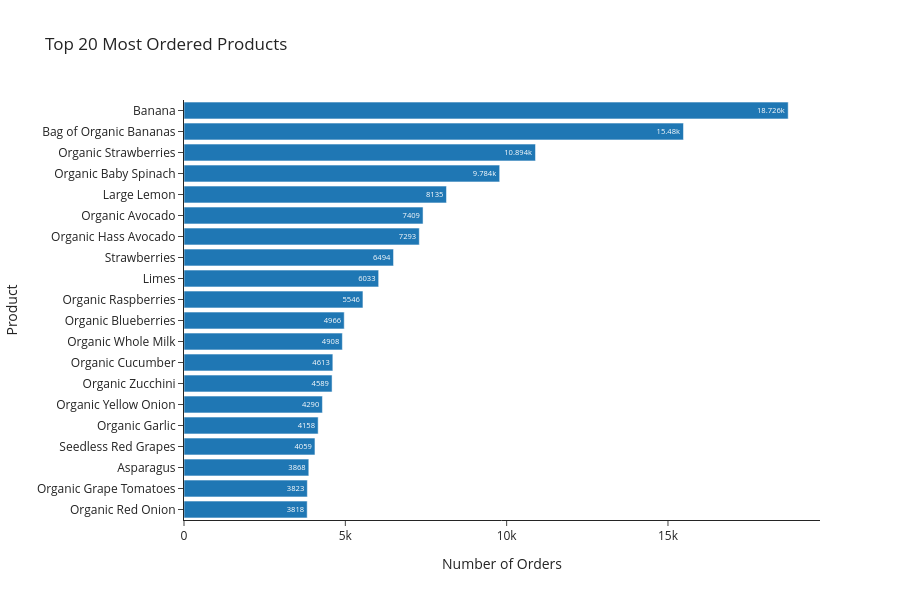

The cell this chart's notebook holds for it:
### Markdown cell above
Which individual products carry the most volume? `value_counts()` on
`product_name` gives us the unit-sales ranking; `head(20)` keeps the chart
readable. We rotate the bars horizontally so long product names stay legible.

### Code cell
top_products = op["product_name"].value_counts().head(20).reset_index()
top_products.columns = ["Product", "Number of Orders"]

fig = px.bar(
    top_products,
    x="Number of Orders",
    y="Product",
    orientation="h",
    title="Top 20 Most Ordered Products",
    text_auto=True,
    height=600,
)
fig.update_layout(yaxis=dict(autorange="reversed"))
fig.show()

### Figure 1 — Plotly figure (JSON) as saved in the notebook; plotly's stock layout.template omitted (floating-point values rounded to 4 significant figures)
{"data": [{"hovertemplate": "Number of Orders=%{x}<br>Product=%{y}<extra></extra>", "legendgroup": "", "marker": {"color": "#1F77B4", "pattern": {"shape": ""}}, "name": "", "orientation": "h", "showlegend": false, "textposition": "auto", "texttemplate": "%{x}", "type": "bar", "x": [18726, 15480, 10894, 9784, 8135, 7409, 7293, 6494, 6033, 5546, 4966, 4908, 4613, 4589, 4290, 4158, 4059, 3868, 3823, 3818], "xaxis": "x", "y": ["Banana", "Bag of Organic Bananas", "Organic Strawberries", "Organic Baby Spinach", "Large Lemon", "Organic Avocado", "Organic Hass Avocado", "Strawberries", "Limes", "Organic Raspberries", "Organic Blueberries", "Organic Whole Milk", "Organic Cucumber", "Organic Zucchini", "Organic Yellow Onion", "Organic Garlic", "Seedless Red Grapes", "Asparagus", "Organic Grape Tomatoes", "Organic Red Onion"], "yaxis": "y"}], "layout": {"barmode": "relative", "height": 600, "legend": {"tracegroupgap": 0}, "title": {"text": "Top 20 Most Ordered Products"}, "xaxis": {"anchor": "y", "domain": [0.0, 1.0], "title": {"text": "Number of Orders"}}, "yaxis": {"anchor": "x", "autorange": "reversed", "domain": [0.0, 1.0], "title": {"text": "Product"}}}}
